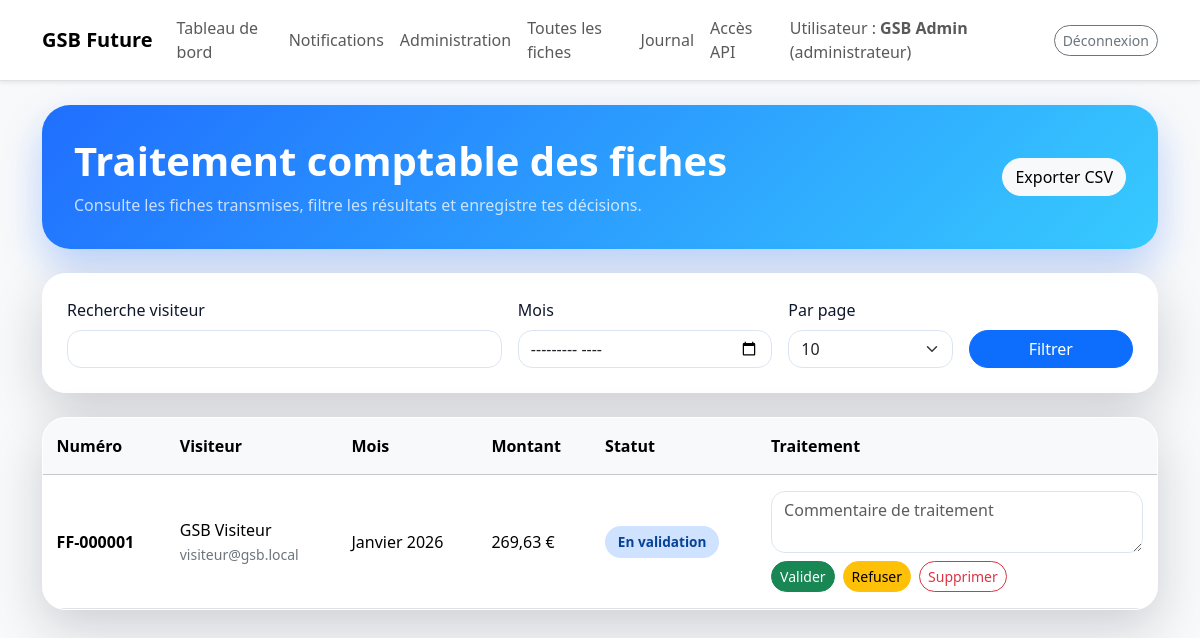
The app's page /comptable.php (signed in) with its own data.
### tables this page shows
CREATE TABLE `fiches_frais` (
  `id` int(11) NOT NULL,
  `numero_fiche` varchar(20) NOT NULL,
  `id_utilisateur` int(11) NOT NULL,
  `mois` char(7) NOT NULL,
  `frais_essence` decimal(10,2) NOT NULL DEFAULT 0.00,
  `frais_petit_dejeuner` decimal(10,2) NOT NULL DEFAULT 0.00,
  `frais_repas_midi` decimal(10,2) NOT NULL DEFAULT 0.00,
  `frais_repas_soir` decimal(10,2) NOT NULL DEFAULT 0.00,
  `frais_hotel` decimal(10,2) NOT NULL DEFAULT 0.00,
  `taux_tva_essence` decimal(5,2) NOT NULL DEFAULT 0.00,
  `taux_tva_petit_dejeuner` decimal(5,2) NOT NULL DEFAULT 0.00,
  `taux_tva_repas_midi` decimal(5,2) NOT NULL DEFAULT 0.00,
  `taux_tva_repas_soir` decimal(5,2) NOT NULL DEFAULT 0.00,
  `taux_tva_hotel` decimal(5,2) NOT NULL DEFAULT 0.00,
  `montant_total` decimal(10,2) NOT NULL DEFAULT 0.00,
  `statut` enum('saisie','transmise','validee','refusee','remboursee') NOT NULL DEFAULT 'saisie',
  `commentaire_visiteur` text DEFAULT NULL,
  `commentaire_comptable` text DEFAULT NULL,
  `date_creation` datetime NOT NULL DEFAULT current_timestamp(),
  `date_modification` datetime NOT NULL DEFAULT current_timestamp() ON UPDATE current_timestamp()
);

CREATE TABLE `utilisateurs` (
  `id` int(11) NOT NULL,
  `nom` varchar(100) NOT NULL,
  `prenom` varchar(100) NOT NULL,
  `email` varchar(190) NOT NULL,
  `mdp` varchar(255) NOT NULL,
  `role` enum('visiteur','comptable','administrateur') NOT NULL DEFAULT 'visiteur',
  `est_approuve` tinyint(1) NOT NULL DEFAULT 1,
  `date_creation` datetime NOT NULL DEFAULT current_timestamp()
);

### controleurs/ComptableControleur.php (called while the page is built, shortened)
<?php
require_once __DIR__ . '/../configuration/config.php';
require_once __DIR__ . '/../modeles/Fiche.php';
class ComptableControleur
{
    public function liste(): void
    {
        $page = max(1, (int) ($_GET['page'] ?? 1));
        $parPageParam = (int) ($_GET['par_page'] ?? 10);
        $parPage = in_array($parPageParam, [10,20,50], true) ? $parPageParam : 10;
        $resultat = Fiche::toutesAvecFiltresPagines('transmise', trim($_GET['mois'] ?? ''), trim($_GET['recherche'] ?? ''), $page, $parPage);
        $fiches = $resultat['donnees'];
        $pagination = pagination_infos($resultat['total'], $page, $parPage);
        require __DIR__ . '/../vues/comptable/validation.php';
    }
}

### public/comptable.php (called while the page is built)
<?php
require_once __DIR__ . '/../controleurs/ComptableControleur.php';
(new ComptableControleur())->liste();

### configuration/config.php (called while the page is built, shortened)
<?php
if (!function_exists('asset_url')) {
    function asset_url(string $chemin = ''): string
    {
        $chemin = ltrim($chemin, '/');
        return APP_BASE_URL . ($chemin !== '' ? '/' . $chemin : '');
    }
}
require_once __DIR__ . '/../includes/helpers.php';

### configuration/base.php (called while the page is built)
<?php
require_once __DIR__ . '/config.php';
class Base
{
    private static ?PDO $pdo = null;
    public static function connexion(): PDO
    {
        if (self::$pdo === null) {
            $dsn = 'mysql:host=ecornezbrisingr.mysql.db;dbname=ecornezbrisingr;charset=utf8mb4';
            self::$pdo = new PDO(
                $dsn,
                DB_USER,
                DB_PASS,
                [
                    PDO::ATTR_ERRMODE => PDO::ERRMODE_EXCEPTION,
                    PDO::ATTR_DEFAULT_FETCH_MODE => PDO::FETCH_ASSOC,
                    PDO::ATTR_EMULATE_PREPARES => false,
                ]
            );
        }
        return self::$pdo;
    }
}

### modeles/Fiche.php (called while the page is built, shortened)
<?php
require_once __DIR__ . '/../configuration/base.php';
class Fiche
{
    public static function toutesAvecFiltresPagines(?string $statut = null, ?string $mois = null, ?string $recherche = null, int $page = 1, int $parPage = 10): array
    {
        $baseSql = " FROM fiches_frais f INNER JOIN utilisateurs u ON u.id = f.id_utilisateur WHERE 1=1";
        $params = [];
        if ($statut !== null && $statut !== '') {
            $baseSql .= ' AND f.statut = :statut';
            $params['statut'] = $statut;
        }
        $stmtCount = Base::connexion()->prepare('SELECT COUNT(*)' . $baseSql);
        $stmtCount->execute($params);
        $total = (int) $stmtCount->fetchColumn();
        $offset = max(0, ($page - 1) * $parPage);
        $sql = 'SELECT f.*, u.nom, u.prenom, u.email, u.role' . $baseSql . ' ORDER BY f.date_modification DESC, f.id DESC LIMIT :limite OFFSET :decalage';
        $stmt = Base::connexion()->prepare($sql);
        foreach ($params as $k => $v) {
            $stmt->bindValue(':' . $k, $v);
        }
        $stmt->bindValue(':limite', $parPage, PDO::PARAM_INT);
        $stmt->bindValue(':decalage', $offset, PDO::PARAM_INT);
        $stmt->execute();
        return ['donnees' => $stmt->fetchAll(), 'total' => $total];
    }
}

### includes/helpers.php (called while the page is built, shortened)
<?php
if (!function_exists('e')) {
    function e($valeur): string
    {
        return htmlspecialchars((string) $valeur, ENT_QUOTES, 'UTF-8');
    }
}
if (!function_exists('format_mois_fr')) {
    function format_mois_fr(?string $mois): string
    {
        $dateObj = DateTime::createFromFormat('Y-m', $mois);
        $moisFrancais = [
            1 => 'janvier', 2 => 'février', 3 => 'mars', 4 => 'avril',
            5 => 'mai', 6 => 'juin', 7 => 'juillet', 8 => 'août',
            9 => 'septembre', 10 => 'octobre', 11 => 'novembre', 12 => 'décembre'
        ];
        return ucfirst($moisFrancais[(int) $dateObj->format('n')] . ' ' . $dateObj->format('Y'));
    }
}
if (!function_exists('badge_statut_libelle')) {
    function badge_statut_libelle(string $statut): string
    {
        return match ($statut) {
            'saisie' => 'En saisie',
            'transmise' => 'En validation',
            'validee' => 'Validée',
            'refusee' => 'Refusée',
            'remboursee' => 'Remboursée',
            default => ucfirst($statut),
        };
    }
}
if (!function_exists('pagination_infos')) {
    function pagination_infos(int $total, int $page, int $parPage): array
    {
        $parPage = max(1, $parPage);
        $totalPages = max(1, (int) ceil($total / $parPage));
        $page = min(max(1, $page), $totalPages);
        return [
            'total' => $total,
            'page' => $page,
            'par_page' => $parPage,
            'total_pages' => $totalPages,
            'offset' => ($page - 1) * $parPage,
        ];
    }
}
if (!function_exists('url_avec_params')) {
    function url_avec_params(array $params): string
    {
        $base = strtok($_SERVER['REQUEST_URI'] ?? '', '?') ?: '';
        $query = array_merge($_GET, $params);
        foreach ($query as $k => $v) {
            if ($v === null || $v === '') unset($query[$k]);
        }
        return $base . ($query ? '?' . http_build_query($query) : '');
    }
}

### vues/comptable/validation.php (the view, shortened to what this page needs)
<?php $titrePage='Validation comptable'; include __DIR__ . '/../../squelette/header.php'; ?>
<div class="hero-futuriste mb-4"><div><h1 class="display-6 fw-bold mb-2">Traitement comptable des fiches</h1><p class="mb-0 opacity-75">Consulte les fiches transmises, filtre les résultats et enregistre tes décisions.</p></div><a href="<?= e(url_avec_params(['export'=>'csv','page'=>null])) ?>" class="btn btn-light btn-arrondi">Exporter CSV</a></div>
<div class="bloc-page p-4 mb-4"><form method="get" class="row g-3 align-items-end"><div class="col-md-5"><label class="form-label">Recherche visiteur</label><input type="text" name="recherche" class="form-control" value="<?= e($_GET['recherche'] ?? '') ?>"></div><div class="col-md-3"><label class="form-label">Mois</label><input type="month" name="mois" class="form-control" value="<?= e($_GET['mois'] ?? '') ?>"></div><div class="col-md-2"><label class="form-label">Par page</label><select class="form-select" name="par_page"><?php foreach ([10,20,50] as $n): ?><option value="<?= $n ?>" <?= ($pagination['par_page'] ?? 10) == $n ? 'selected' : '' ?>><?= $n ?></option><?php endforeach; ?></select></div><div class="col-md-2 d-grid"><button class="btn btn-primary btn-arrondi">Filtrer</button></div></form></div>
<div class="bloc-page overflow-hidden"><div class="table-responsive"><table class="table table-hover align-middle mb-0"><thead class="table-light"><tr><th>Numéro</th><th>Visiteur</th><th>Mois</th><th>Montant</th><th>Statut</th><th style="min-width: 340px;">Traitement</th></tr></thead><tbody><?php foreach ($fiches as $fiche): ?><tr><td class="fw-semibold"><?= e($fiche['numero_fiche']) ?></td><td><?= e($fiche['prenom'] . ' ' . $fiche['nom']) ?><br><span class="small text-secondary"><?= e($fiche['email']) ?></span></td><td><?= e(format_mois_fr($fiche['mois'])) ?></td><td><?= number_format((float) $fiche['montant_total'], 2, ',', ' ') ?> €</td><td><span class="badge-statut badge-transmise"><?= e(badge_statut_libelle($fiche['statut'])) ?></span></td><td><form method="POST" class="d-flex flex-column gap-2"><?= csrf_input() ?><input type="hidden" name="id_fiche" value="<?= (int) $fiche['id'] ?>"><textarea name="commentaire_comptable" class="form-control" rows="2" placeholder="Commentaire de traitement"><?= e($fiche['commentaire_comptable'] ?? '') ?></textarea><div class="d-flex gap-2 flex-wrap"><button type="submit" name="valider_fiche" class="btn btn-success btn-sm btn-arrondi">Valider</button><button type="submit" name="refuser_fiche" class="btn btn-warning btn-sm btn-arrondi">Refuser</button><button type="submit" name="supprimer_fiche_comptable" class="btn btn-outline-danger btn-sm btn-arrondi" onclick="return confirm('Supprimer cette fiche transmise ?');">Supprimer</button></div></form></td></tr><?php endforeach; if (empty($fiches)): ?><tr><td colspan="6" class="text-center text-secondary py-4">Aucune fiche transmise à traiter.</td></tr><?php endif; ?></tbody></table></div></div>
<?php include __DIR__ . '/../../squelette/footer.php'; ?>

### squelette/header.php (shortened to what this page needs)
<?php
require_once __DIR__ . '/../configuration/config.php';
$utilisateurConnecte = $_SESSION['utilisateur'] ?? null;
$roleUtilisateur = $utilisateurConnecte['role'] ?? null;
?>
<!DOCTYPE html>
<html lang="fr">
<head>
    <link
        href="https://cdn.jsdelivr.net/npm/bootstrap@5.3.3/dist/css/bootstrap.min.css"
        rel="stylesheet"
>
    <link rel="stylesheet" href="<?= htmlspecialchars(asset_url('ressources/css/style.css')) ?>?v=reset-header">
</head>
<body class="bg-light">
    <nav class="navbar navbar-expand-lg navbar-light bg-white border-bottom shadow-sm">
        <div class="container">
            <a class="navbar-brand fw-bold" href="<?= htmlspecialchars(asset_url('tableau_bord.php')) ?>">
                GSB Future
            </a>
            <div class="collapse navbar-collapse" id="navbarGSB">
                <?php if ($utilisateurConnecte): ?>
                    <ul class="navbar-nav ms-auto align-items-lg-center">
                        <li class="nav-item">
                            <a class="nav-link" href="<?= htmlspecialchars(asset_url('tableau_bord.php')) ?>">
                                Tableau de bord
                            </a>
                        </li>
                        <li class="nav-item">
                            <a class="nav-link" href="<?= htmlspecialchars(asset_url('notifications.php')) ?>">
                                Notifications
                            </a>
                        </li>
                        <?php if ($roleUtilisateur === 'administrateur'): ?>
                            <li class="nav-item">
                                <a class="nav-link" href="<?= htmlspecialchars(asset_url('admin.php')) ?>">
                                    Administration
                                </a>
                            </li>
                            <li class="nav-item">
                                <a class="nav-link" href="<?= htmlspecialchars(asset_url('admin_fiches.php')) ?>">
                                    Toutes les fiches
                                </a>
                            </li>
                            <li class="nav-item">
                                <a class="nav-link" href="<?= htmlspecialchars(asset_url('journal.php')) ?>">
                                    Journal
                                </a>
                            </li>
                            <li class="nav-item">
                                <a class="nav-link" href="<?= htmlspecialchars(asset_url('admin_jetons.php')) ?>">
                                    Accès API
                                </a>
                            </li>
                        <?php endif; ?>
                        <li class="nav-item ms-lg-3">
                            <span class="navbar-text">
                                Utilisateur :
                                <strong><?= htmlspecialchars(trim(($utilisateurConnecte['prenom'] ?? '') . ' ' . ($utilisateurConnecte['nom'] ?? ''))) ?></strong>
                                (<?= htmlspecialchars((string) $roleUtilisateur) ?>)
                            </span>
                        </li>
                        <li class="nav-item ms-lg-3">
                            <a class="btn btn-outline-secondary btn-sm" href="<?= htmlspecialchars(asset_url('deconnexion.php')) ?>">
                                Déconnexion
                            </a>
                        </li>
                    </ul>
                <?php endif; ?>
            </div>
        </div>
    </nav>
    <main class="container py-4">

### public/ressources/css/style.css (style rules this page uses)
body { background: radial-gradient(circle at top left, rgba(23, 105, 255, 0.14), transparent 35%), radial-gradient(circle at bottom right, rgba(0, 200, 255, 0.12), transparent 30%), linear-gradient(180deg, #0b1220 0%, #111827 100%); color: #e5eefc; min-height: 100vh; }
.bloc-page { background: rgba(255, 255, 255, 0.94); color: #0f172a; border-radius: 24px; box-shadow: 0 18px 50px rgba(15, 23, 42, 0.18); border: 1px solid rgba(255, 255, 255, 0.35); }
.btn-arrondi { border-radius: 999px; }
.badge-statut { padding: .4rem .8rem; border-radius: 999px; font-size: .85rem; font-weight: 600; }
.badge-transmise { background: #cfe2ff; color: #084298; }
.hero-futuriste { display: flex; justify-content: space-between; align-items: center; gap: 1rem; background: linear-gradient(135deg, rgba(23, 105, 255, 0.96), rgba(34, 197, 255, 0.90)); color: white; padding: 2rem; border-radius: 28px; box-shadow: 0 18px 40px rgba(23, 105, 255, 0.28); }
.table > :not(caption) > * > * { padding: 1rem .85rem; }
textarea.form-control, input.form-control, select.form-select { border-radius: 14px; border: 1px solid #dbe5f2; }
.btn-primary, .btn-success, .btn-warning, .btn-outline-danger, .btn-outline-secondary, .btn-outline-primary { border-radius: 999px !important; }
body { color: #212529; background: #f8f9fa !important; }
main { position: static !important; z-index: auto !important; }
.navbar-text strong { font-weight: 700; }

### records on screen
fiches_frais: id_utilisateur.prenom "GSB Admin", numero_fiche "FF-000001", id_utilisateur.nom "GSB Visiteur", id_utilisateur.email "visiteur@gsb.local", mois "Janvier 2026", montant_total "269,63", statut "En validation"

### other values on screen
$roleUtilisateur "administrateur"
form field par_page "10"
